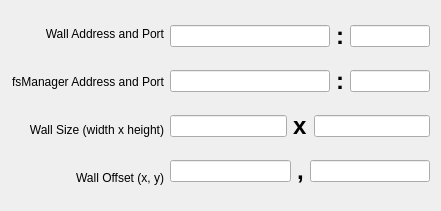
<?xml version="1.0" encoding="UTF-8"?>
<ui version="4.0">
 <class>GeneralSettingDialog</class>
 <widget class="QWidget" name="GeneralSettingDialog">
  <property name="geometry">
   <rect>
    <x>0</x>
    <y>0</y>
    <width>441</width>
    <height>211</height>
   </rect>
  </property>
  <property name="windowTitle">
   <string>Form</string>
  </property>
  <layout class="QHBoxLayout" name="horizontalLayout_5" stretch="1,3">
   <item>
    <layout class="QVBoxLayout" name="verticalLayout">
     <property name="spacing">
      <number>3</number>
     </property>
     <item>
      <widget class="QLabel" name="label">
       <property name="text">
        <string>Wall Address and Port</string>
       </property>
       <property name="alignment">
        <set>Qt::AlignRight|Qt::AlignTrailing|Qt::AlignVCenter</set>
       </property>
      </widget>
     </item>
     <item>
      <widget class="QLabel" name="label_2">
       <property name="text">
        <string>fsManager Address and Port</string>
       </property>
       <property name="alignment">
        <set>Qt::AlignRight|Qt::AlignTrailing|Qt::AlignVCenter</set>
       </property>
      </widget>
     </item>
     <item>
      <widget class="QLabel" name="label_4">
       <property name="text">
        <string>Wall Size (width x height)</string>
       </property>
       <property name="alignment">
        <set>Qt::AlignRight|Qt::AlignTrailing|Qt::AlignVCenter</set>
       </property>
      </widget>
     </item>
     <item>
      <widget class="QLabel" name="label_3">
       <property name="text">
        <string>Wall Offset (x, y)</string>
       </property>
       <property name="alignment">
        <set>Qt::AlignRight|Qt::AlignTrailing|Qt::AlignVCenter</set>
       </property>
      </widget>
     </item>
    </layout>
   </item>
   <item>
    <layout class="QVBoxLayout" name="verticalLayout_2">
     <item>
      <layout class="QHBoxLayout" name="horizontalLayout" stretch="2,0,1">
       <item>
        <widget class="QLineEdit" name="wallIPLineEdit"/>
       </item>
       <item>
        <widget class="QLabel" name="label_5">
         <property name="font">
          <font>
           <pointsize>18</pointsize>
           <weight>75</weight>
           <bold>true</bold>
          </font>
         </property>
         <property name="text">
          <string>:</string>
         </property>
        </widget>
       </item>
       <item>
        <widget class="QLineEdit" name="wallPortLineEdit"/>
       </item>
      </layout>
     </item>
     <item>
      <layout class="QHBoxLayout" name="horizontalLayout_2" stretch="2,0,1">
       <item>
        <widget class="QLineEdit" name="fsManagerIPLineEdit"/>
       </item>
       <item>
        <widget class="QLabel" name="label_6">
         <property name="font">
          <font>
           <pointsize>18</pointsize>
           <weight>75</weight>
           <bold>true</bold>
          </font>
         </property>
         <property name="text">
          <string>:</string>
         </property>
        </widget>
       </item>
       <item>
        <widget class="QLineEdit" name="fsManagerPortLineEdit"/>
       </item>
      </layout>
     </item>
     <item>
      <layout class="QHBoxLayout" name="horizontalLayout_3" stretch="1,0,1">
       <item>
        <widget class="QLineEdit" name="widthLineEdit"/>
       </item>
       <item>
        <widget class="QLabel" name="label_7">
         <property name="font">
          <font>
           <pointsize>18</pointsize>
           <weight>75</weight>
           <bold>true</bold>
          </font>
         </property>
         <property name="text">
          <string>x</string>
         </property>
        </widget>
       </item>
       <item>
        <widget class="QLineEdit" name="heightLineEdit"/>
       </item>
      </layout>
     </item>
     <item>
      <layout class="QHBoxLayout" name="horizontalLayout_4" stretch="1,0,1">
       <item>
        <widget class="QLineEdit" name="offsetx"/>
       </item>
       <item>
        <widget class="QLabel" name="label_8">
         <property name="font">
          <font>
           <pointsize>18</pointsize>
           <weight>75</weight>
           <bold>true</bold>
          </font>
         </property>
         <property name="text">
          <string>,</string>
         </property>
        </widget>
       </item>
       <item>
        <widget class="QLineEdit" name="offsety"/>
       </item>
      </layout>
     </item>
    </layout>
   </item>
  </layout>
 </widget>
 <resources/>
 <connections/>
</ui>
